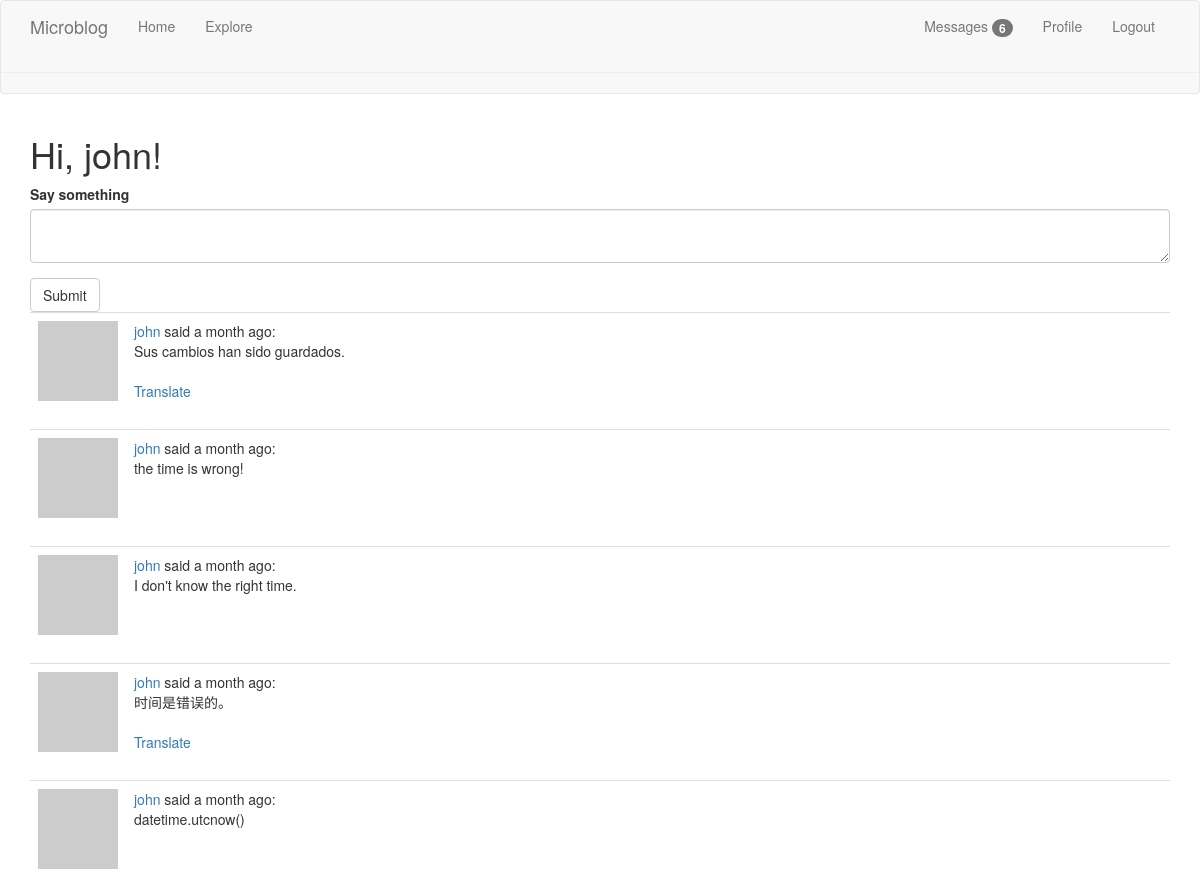
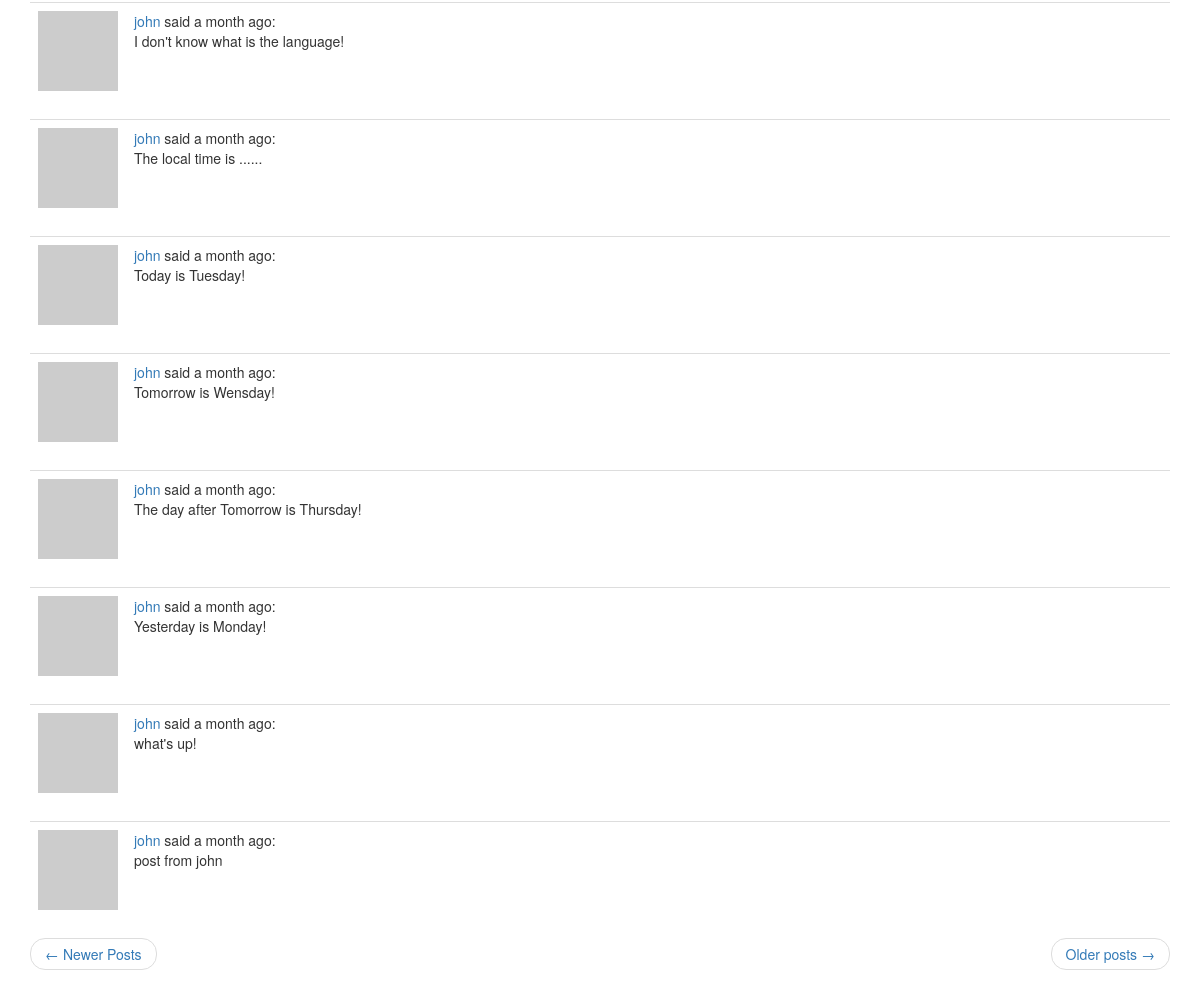
Page /index?page=2 (signed in) on the committed database (2 pictures, top to bottom).
### app/models.py (models this page shows, shortened)
class User(UserMixin, db.Model):
    id = db.Column(db.Integer, primary_key=True)
    username = db.Column(db.String(64), index=True, unique=True)
    email = db.Column(db.String(120), index=True, unique=True)
    password_hash = db.Column(db.String(128))
    posts = db.relationship('Post', backref='author', lazy='dynamic')
    about_me = db.Column(db.String(140))
    last_seen = db.Column(db.DateTime, default=datetime.utcnow)
    followed = db.relationship(
        'User', secondary=followers,
        primaryjoin=(followers.c.follower_id == id),
        secondaryjoin=(followers.c.followed_id == id),
        backref=db.backref('followers', lazy='dynamic'), lazy='dynamic')
    messages_sent = db.relationship('Message',
                                    foreign_keys='Message.sender_id',
                                    backref='author', lazy='dynamic')
    messages_received = db.relationship('Message',
                                        foreign_keys='Message.recipient_id',
                                        backref='recipient', lazy='dynamic')
    last_message_read_time = db.Column(db.DateTime)
    notifications = db.relationship('Notification', backref='user',
                                    lazy='dynamic')
    def avatar(self, size):
        digest = md5(self.email.lower().encode('utf-8')).hexdigest()
        return 'https://www.gravatar.com/avatar/{}?d=identicon&s={}'.format(
            digest, size)
    def followed_posts(self):
        followed = Post.query.join(
            followers, (followers.c.followed_id == Post.user_id)).filter(
            followers.c.follower_id == self.id)
        own = Post.query.filter_by(user_id=self.id)
        return followed.union(own).order_by(Post.timestamp.desc())
    def new_messages(self):
        last_read_time = self.last_message_read_time or datetime(1900, 1, 1)
        return Message.query.filter_by(recipient=self).filter(
            Message.timestamp > last_read_time).count()

class Post(db.Model):
    id = db.Column(db.Integer, primary_key=True)
    body = db.Column(db.String(140))
    timestamp = db.Column(db.DateTime, index=True, default=datetime.utcnow())
    user_id = db.Column(db.Integer, db.ForeignKey('user.id'))
    language = db.Column(db.String(5))

### app/main/routes.py (the view, shortened to what this page needs)
@bp.route('/', methods=['GET', 'POST'])
@bp.route('/index', methods=['GET', 'POST'])
@login_required
def index():
    form = PostForm()
    page = request.args.get('page', 1, type=int)
    posts = current_user.followed_posts().paginate(
        page, current_app.config['POSTS_PER_PAGE'], False)
    next_url = url_for('main.index', page=posts.next_num) if posts.has_next else None
    prev_url = url_for('main.index', page=posts.prev_num) if posts.has_prev else None
    return render_template("index.html", title=_('Home'), form=form, posts=posts.items,
                           next_url=next_url, prev_url=prev_url)

### app/main/forms.py
class PostForm(FlaskForm):
    post = TextAreaField(_l('Say something'), validators=[DataRequired()])
    submit = SubmitField(_l('Submit'))

### app/main/routes.py (called while the page is built)
@bp.before_request
def before_request():
    if current_user.is_authenticated:
        current_user.last_seen = datetime.utcnow()
        db.session.commit()
    g.locale = str(get_locale())

### app/models.py (called while the page is built)
@login.user_loader
def load_user(id):
    return User.query.get(int(id))

### app/templates/index.html
{% extends "base.html" %}
{% import 'bootstrap/wtf.html' as wtf %}
{% block app_content %}
    <h1>{{ _('Hi, %(username)s!', username=current_user.username) }}</h1>
    {% if form %}
        {{ wtf.quick_form(form) }}
    {% endif %}
    {% for post in posts %}
        {% include '_post.html' %}
    {% endfor %}
    <nav aria-label="...">
        <ul class="pager">
            <li class="previous{% if not prev_url %} diabled {% endif %}">
                <a href="{{ prev_url or '#'}}">
                    <span aria-hidden="true">&larr;</span> {{ _('Newer Posts') }}
                </a>
            </li>
            <li class="next{% if not next_url%} disable {% endif %}">
                <a href="{{ next_url or '#'}}">
                    {{ _('Older posts') }}  <span aria-hidden="true">&rarr;</span>
                </a>
            </li>
        </ul>
    </nav>
{% endblock %}

### app/templates/_post.html (shortened to what this page needs)
<table class="table table-hover">
    <tr>
        <td width="70px" >
            <a href="{{ url_for('main.user', username=post.author.username) }}">
                <img src="{{ post.author.avatar(36) }}">
            </a>
        </td>
        <td>
            {{ _('%(username)s said %(when)s',
                username=user_link, when=moment(post.timestamp).fromNow()) }}:
            <br>
            <span id="post{{ post.id }}">{{ post.body }}</span>
            {% if post.language and post.language != g.locale %}
            <br><br>
            <span id="translation{{ post.id}}">
                <a href="javascript:translate(
                    '#post{{ post.id}}',
                    '#translation{{post.id}}',
                    '{{ post.language}}',
                    '{{ g.locale}}');">{{ _('Translate')}}</a>
            </span>
            {% endif %}
        </td>
    </tr>
</table>

### rows in the picture
Post: body "Sus cambios han sido guardados."
Post: body "the time is wrong!"
Post: body "I don't know the right time."
Post: body "时间是错误的。"
Post: body "datetime.utcnow()"
Post: body "I don't know what is the language!"
Post: body "The local time is ......"
Post: body "Today is Tuesday!"
Post: body "Tomorrow is Wensday!"
Post: body "The day after Tomorrow is Thursday!"
Post: body "Yesterday is Monday!"
Post: body "what's up!"
Post: body "post from john"

### other values in the picture
{{ new_messages }} "6"
